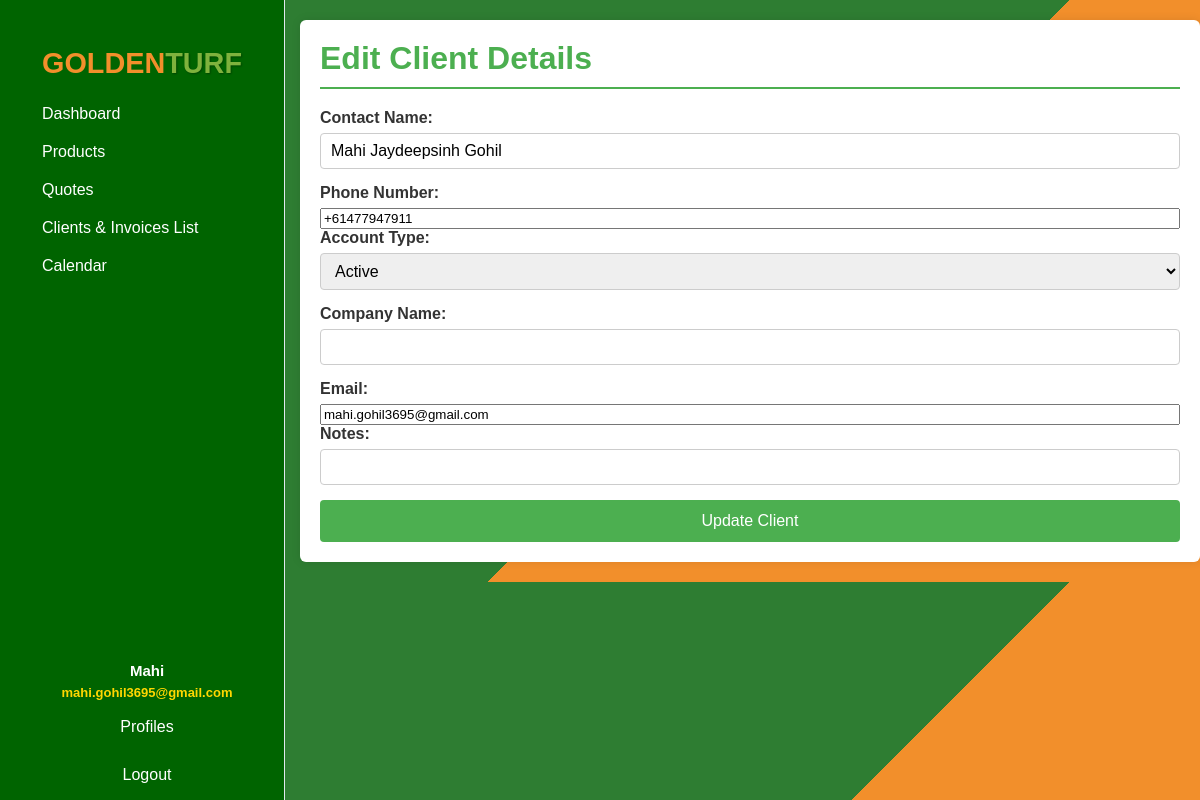
The app's page /clients/edit/1 (signed in) with its own data.
### tables this page shows
CREATE TABLE users (
            id INTEGER PRIMARY KEY AUTOINCREMENT,
            name TEXT NOT NULL,
            email TEXT UNIQUE NOT NULL,
            password TEXT NOT NULL
        , reset_token TEXT, token_expiry TEXT, role TEXT DEFAULT 'user', verification_code TEXT, permissions TEXT DEFAULT '', password_hash BLOB);

CREATE TABLE "clients" (
                id INTEGER PRIMARY KEY AUTOINCREMENT,
                client_name TEXT NOT NULL,
                email TEXT,
                phone TEXT,
                account_type TEXT,
                company_name TEXT,
                actions TEXT,
                created_date TEXT,
                owner_id INTEGER
            );

### app.py (the view, shortened to what this page needs)
@app.route('/clients/edit/<int:client_id>', methods=['GET', 'POST'])
def edit_client(client_id):
    if 'user_id' not in session: return redirect(url_for('login'))
    if not has_permission('clients'): return render_template('access_restricted.html')
    client = db_exec('SELECT id, client_name, phone, account_type, company_name, email, actions FROM clients WHERE id = ? AND owner_id = ?', (client_id, session['user_id']), 'one')
    return render_template('edit_client.html', client=client, error="Client not found." if not client else None)

### app.py (called while the page is built)
def db_exec(query, params=(), fetch=None):
    conn = sqlite3.connect('users.db')
    c = conn.cursor()
    c.execute(query, params)
    if fetch == 'one': result = c.fetchone()
    elif fetch == 'all': result = c.fetchall()
    else: result = None
    conn.commit()
    conn.close()
    return result

def has_permission(module):
    if 'user_id' not in session: return False
    user = db_exec('SELECT permissions FROM users WHERE id = ?', (session['user_id'],), 'one')
    return user and module in (user[0] or '').split(',')

### templates/edit_client.html (shortened to what this page needs)
<!DOCTYPE html>
<html lang="en">
<head>
    <link rel="stylesheet" href="{{ url_for('static', filename='dashboard.css') }}" />
    <link rel="stylesheet" href="{{ url_for('static', filename='invoice.css') }}" />
</head>
<body>
    {% include '_sidebar.html' %}
    <div class="container" style="margin-left: 280px; padding: 20px; width: calc(100vw - 300px); box-sizing: border-box;">
        <header>
            <h1>Edit Client Details</h1>
        </header>
        <form method="POST" action="{{ url_for('edit_client', client_id=client[0]) }}">
            <label for="contact_name">Contact Name:</label>
            <input type="text" id="contact_name" name="contact_name" value="{{ client[1] }}" required />
            <label for="phone_number">Phone Number:</label>
            <input type="tel" id="phone_number" name="phone_number"
                   placeholder="e.g. +6141234678, 041234678, or 41234678"
                   value="{{ client[2] or '' }}" />
            <label for="account_type">Account Type:</label>
            <select id="account_type" name="account_type" required>
                <option value="Active" {% if client[3] == 'Active' %}selected{% endif %}>Active</option>
            </select>
            <label for="company_name">Company Name:</label>
            <input type="text" id="company_name" name="company_name" value="{{ client[4] or '' }}" />
            <label for="email">Email:</label>
            <input type="email" id="email" name="email" value="{{ client[5] or '' }}" required />
            <label for="actions">Notes:</label>
            <input type="text" id="actions" name="actions" value="{{ client[6] or '' }}" />
            <button type="submit">Update Client</button>
        </form>
    </div>
</body>
</html>

### templates/_sidebar.html (shortened to what this page needs)
<div class="sidebar" style="border-right: 1px solid #e2e8f0; min-width: 220px; max-width: 220px; background: #006400; color: white; height: 100vh; position: fixed;">
    <div style="text-align:center;padding:15px 5px;">
        <div class="sidebar-logo" style="font-weight: 700; font-size: 1.8rem; font-family: 'Eastman Grotesque', Arial, sans-serif;">
            <span style="color: #F28F2B;">GOLDEN</span><span style="color: #7FB23D; text-shadow: 1px 1px 2px rgba(0,0,0,0.3);">TURF</span>
        </div>
    </div>
    <nav class="navbar">
        <a href="{{ url_for('dashboard') }}" style="color: white; font-size: 16px; text-decoration: none; display: block; padding: 10px;">Dashboard</a>
        <div class="nav-dropdown">
            <a href="#" class="dropbtn" style="color: white; font-size: 16px; text-decoration: none; display: block; padding: 10px;">Products</a>
        </div>
        <a href="{{ url_for('quotes') }}" style="color: white; font-size: 16px; text-decoration: none; display: block; padding: 10px;">Quotes</a>
        <a href="{{ url_for('payments') }}" style="color: white; font-size: 16px; text-decoration: none; display: block; padding: 10px;">Clients &amp; Invoices List</a>
        <a href="{{ url_for('calendar') }}" style="color: white; font-size: 16px; text-decoration: none; display: block; padding: 10px;">Calendar</a>
        <div style="position: absolute; bottom: 70px; left: 5px; width: 100%; text-align: center;">
            <div style="color: #fff; font-weight: 600; margin-bottom: 6px;">
                <span style="font-size: 15px;">{{ session.get('user_name', 'Unknown') }}</span>
                {% if session.get('user_email') %}
                <br><span style="font-size: 13px; color: #ffd700;">{{ session.get('user_email') }}</span>
                {% endif %}
            </div>
            <a href="{{ url_for('profiles') }}" style="color: white; font-size: 16px; text-decoration: none; display: block; padding: 10px; margin-bottom: 10px;">Profiles</a>
            <a href="{{ url_for('logout') }}" style="color: white; font-size: 16px; text-decoration: none; display: block; padding: 10px;">Logout</a>
        </div>
    </nav>
</div>

### static/dashboard.css (style rules this page uses)
body { font-family: Arial, sans-serif; margin: 0; background-color: #f9f9f9; color: #333; }
.sidebar { width: 220px; background-color: #006400; color: white; height: 100vh; position: fixed; top: 0; left: 0; padding: 2rem; border-right: 2px solid #e2e8f0; font-size: 18px; transition: background-color 0.3s ease; z-index: 100; box-shadow: none; margin: 0; overflow: hidden; }
.sidebar nav a[href$="payments"]::after { content: ""; font-size: inherit; color: inherit; margin-left: 0; }
.nav-dropdown { position: relative; display: block; }
.dropbtn { color: white; padding: 12px 20px; text-decoration: none; font-size: 18px; font-weight: normal; display: block; }
h1 { color: #2f6f2f; margin-bottom: 30px; }
.container { margin-left: 220px; padding: 2rem; width: calc(100vw - 220px); box-sizing: border-box; }

### static/invoice.css (style rules this page uses)
body { font-family: Arial, sans-serif; background: linear-gradient(135deg, #2e7d32 60%, #F28F2B 40%); margin: 0; padding: 20px; color: #333; }
.container { max-width: 900px; margin: 0 auto; background-color: #fff; border-radius: 6px; box-shadow: 0 0 10px rgba(0,0,0,0.1); padding: 30px 40px; }
header { border-bottom: 2px solid #4CAF50; margin-bottom: 20px; padding-bottom: 10px; }
header h1 { color: #4CAF50; margin: 0; font-size: 2rem; }
form { display: flex; flex-direction: column; }
label { display: block; margin-bottom: 6px; font-weight: bold; }
input[type="text"], input[type="number"], select { width: 100%; padding: 8px 10px; margin-bottom: 15px; border: 1px solid #ccc; border-radius: 4px; box-sizing: border-box; font-size: 1rem; }
button { background-color: #4CAF50; color: white; border: none; padding: 12px 25px; font-size: 1rem; border-radius: 4px; cursor: pointer; transition: background-color 0.3s ease; }

### records on screen
users: get "Mahi"
clients: contact_name "Mahi Jaydeepsinh Gohil", phone_number "+61477947911", account_type "Active", email "mahi.gohil3695@gmail.com"

### other values on screen
{{ session.get('user_email') }} "mahi.gohil3695@gmail.com"
